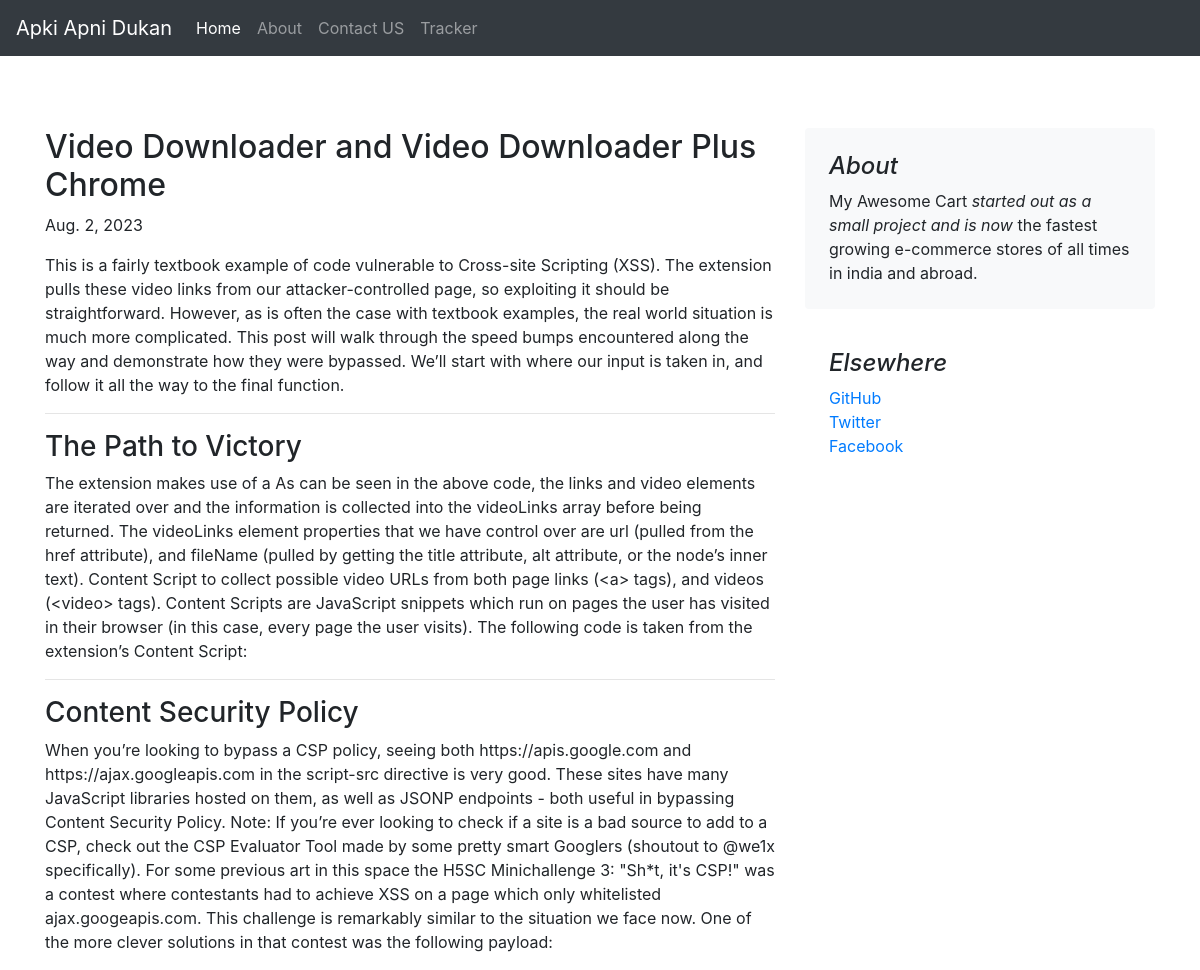
The app's page /blog/blogpost/4 with its own data.
### blog/models.py (models this page shows, shortened)
class Blog(models.Model):
    postId=models.AutoField(primary_key=True)
    title=models.CharField(max_length=50)
    head0=models.CharField(max_length=500,default="")
    category=models.CharField(max_length=500,default="")
    desc0=models.CharField(max_length=5000,default="")
    head1=models.CharField(max_length=500,default="")
    desc1=models.CharField(max_length=5000,default="")
    head2=models.CharField(max_length=500,default="")
    desc2=models.CharField(max_length=5000,default="")
    pubDate=models.DateField()
    thumbnails=models.ImageField(upload_to='blog/images',default="")

### blog/views.py (the view)
# urls.py: path("blogpost/<int:myid>",views.post,name="blogPost"),
def post(request,myid):
    post=Blog.objects.filter(postId=myid)
    return render(request,'blog/post.html',{'post':post[0]})

### blog/templates/blog/post.html (shortened to what this page needs)
{% extends 'blog/basic.html' %}
{% block body%}
<div class="container">
    <div class="row mt-4">
        <div class="col-md-8 blog-main">
            <div class="blog-post">
                <h2 class="blog-post-title">{{post.title}}</h2>
                <p class="blog-post-meta">{{post.pubDate}}</a></p>
                <p>{{post.desc0}}</p>
                <hr>
                <h3>{{post.head1}}</h3>
                <p>{{post.desc1}}</p>
                <hr>
                <h3>{{post.head2}}</h3>
                <p>{{post.desc2}}</p>
            </div>
        </div>
        <asi class="col-md-4 blog-sidebar">
            <div class="p-4 mb-3 bg-light rounded">
                <h4 class="font-italic">About</h4>
                <p class="mb-0">My Awesome Cart <em>started out as a small project and is now</em> the fastest growing
                    e-commerce stores of all times in india and abroad.</p>
            </div>
            <div class="p-4">
                <h4 class="font-italic">Elsewhere</h4>
                <ol class="list-unstyled">
                    <li><a href="#">GitHub</a></li>
                    <li><a href="#">Twitter</a></li>
                    <li><a href="#">Facebook</a></li>
                </ol>
            </div>
        </asi>
    </div>
</div>
{%endblock%}

### records on screen
Blog: title "Video Downloader and Video Downloader Plus Chrome", pubDate "Aug. 2, 2023", desc0 "This is a fairly textbook example of code vulnerable to Cross-site Scripting (XSS). The extension pulls these video links from our attacker-controlled page, so exploiting it should be straightforward. However, as is often the case with textbook examples, the real world situation is much more complicated. This post will walk through the speed bumps encountered along the way and demonstrate how they were bypassed. We’ll start with where our input is taken in, and follow it all the way to the final function.", head1 "The Path to Victory", desc1 "The extension makes use of a As can be seen in the above code, the links and video elements are iterated over and the information is collected into the videoLinks array before being returned. The videoLinks element properties that we have control over are url (pulled from the href attribute), and fileName (pulled by getting the title attribute, alt attribute, or the node’s inner text). Content Script to collect possible video URLs from both page links (<a> tags), and videos (<video> tags). Content Scripts are JavaScript snippets which run on pages the user has visited in their browser (in this case, every page the user visits). The following code is taken from the extension’s Content Script:", head2 "Content Security Policy", desc2 "When you’re looking to bypass a CSP policy, seeing both https://apis.google.com and https://ajax.googleapis.com in the script-src directive is very good. These sites have many JavaScript libraries hosted on them, as well as JSONP endpoints - both useful in bypassing Content Security Policy. Note: If you’re ever looking to check if a site is a bad source to add to a CSP, check out the CSP Evaluator Tool made by some pretty smart Googlers (shoutout to @we1x specifically). For some previous art in this space the H5SC Minichallenge 3: \"Sh*t, it's CSP!\" was a contest where contestants had to achieve XSS on a page which only whitelisted ajax.googeapis.com. This challenge is remarkably similar to…"
